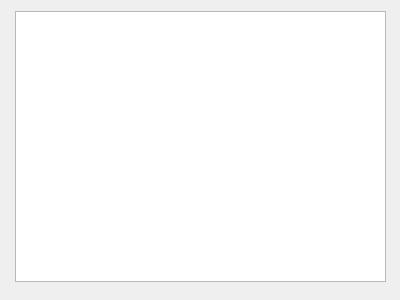
<?xml version="1.0" encoding="UTF-8"?>
<ui version="4.0">
 <class>Dialog</class>
 <widget class="QDialog" name="Dialog">
  <property name="geometry">
   <rect>
    <x>0</x>
    <y>0</y>
    <width>400</width>
    <height>300</height>
   </rect>
  </property>
  <property name="windowTitle">
   <string>Dialog</string>
  </property>
  <widget class="QListWidget" name="listWidget">
   <property name="geometry">
    <rect>
     <x>15</x>
     <y>11</y>
     <width>371</width>
     <height>271</height>
    </rect>
   </property>
  </widget>
 </widget>
 <layoutdefault spacing="6" margin="11"/>
 <resources/>
 <connections/>
</ui>
